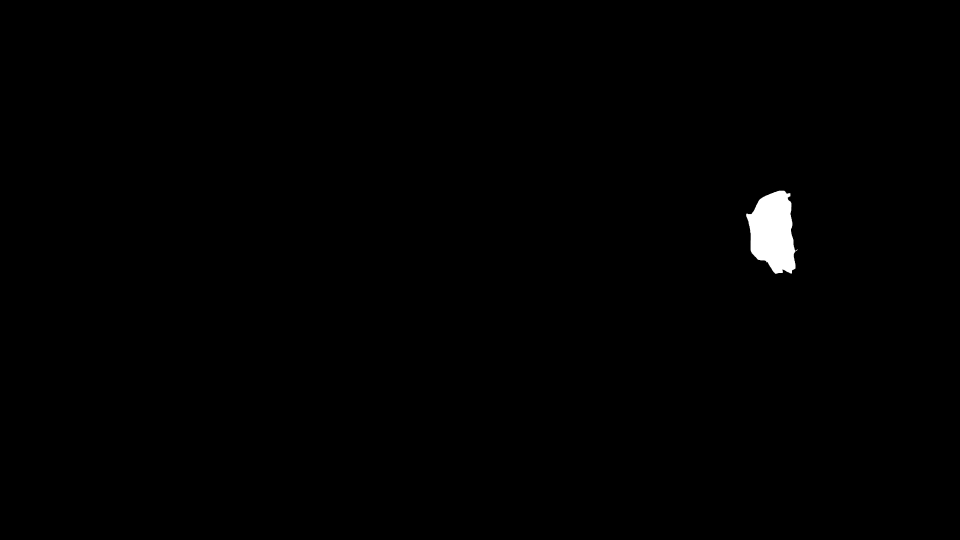
#> input picture masks/20191101122125_10.jpg, 1920 x 1080 px (shown at 1/2 size); its folder holds 4 pictures in this run
$ python mask_fusion.py
#> lines starting #> are read from the running program, lines starting #| are printed output that depends on the picture; after the words box and inside, x2 and y2 are one past the last pixel; in counts of white or black regions, pixels touching at a corner belong together
import cv2,os
import numpy as np

for (root,dirs,files) in os.walk('masks', topdown=True):
    pass
    #print(files)

sumMask=np.zeros((1080,1920),dtype=np.uint8)

for file in files:
    stdimg=cv2.imread("masks/"+file,0)
#> stdimg is the input picture: shape (1080, 1920); min 0, max 255, mean 1.4

    sumMask=cv2.add(sumMask,stdimg)

t,sumMask=cv2.threshold(sumMask,200,255,cv2.THRESH_BINARY)
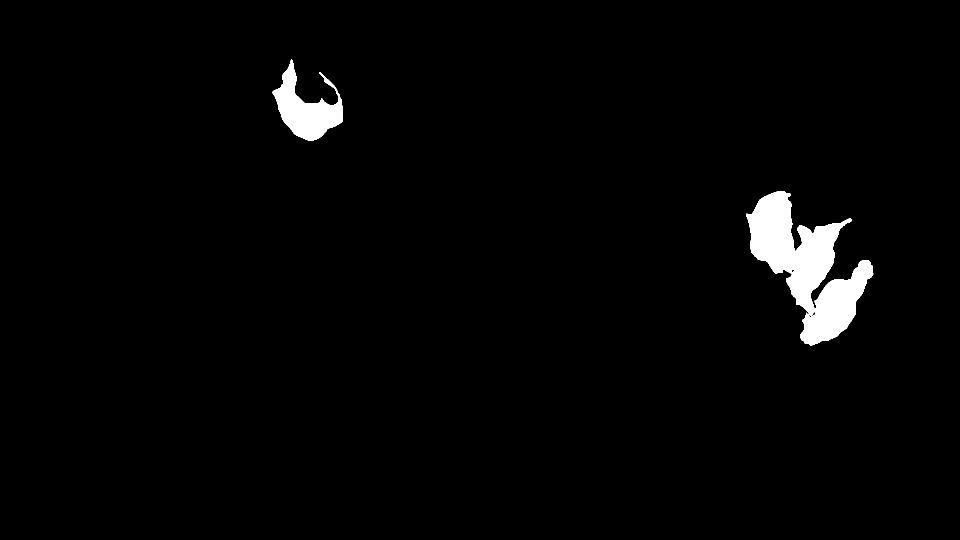
#> sumMask: shape (1080, 1920) (shown at 1/2 size); 2.1% white; 2 white regions, box (x1, y1, x2, y2) and area: (1493, 382, 1747, 692) 34083, (545, 119, 686, 282) 10136
cv2.imwrite("sumMask.png",sumMask)
